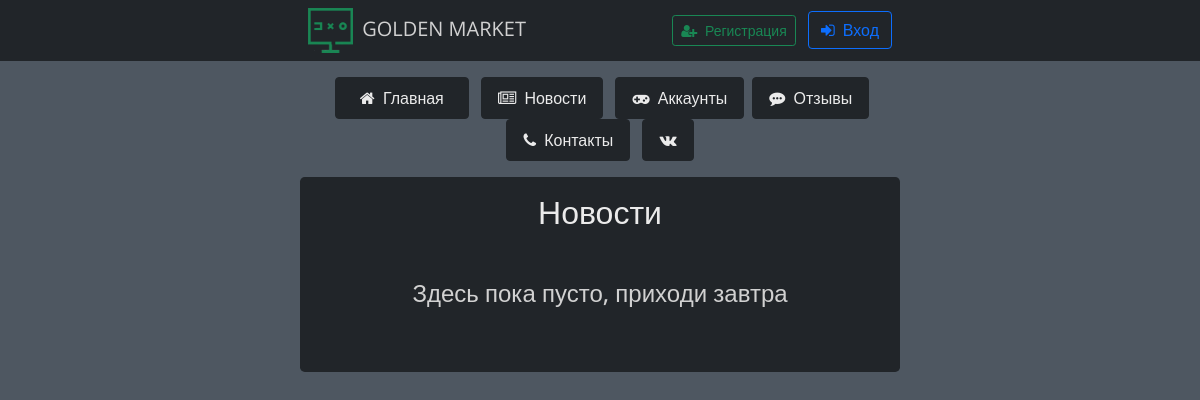
/news, run on an earlier commit of the app's database.
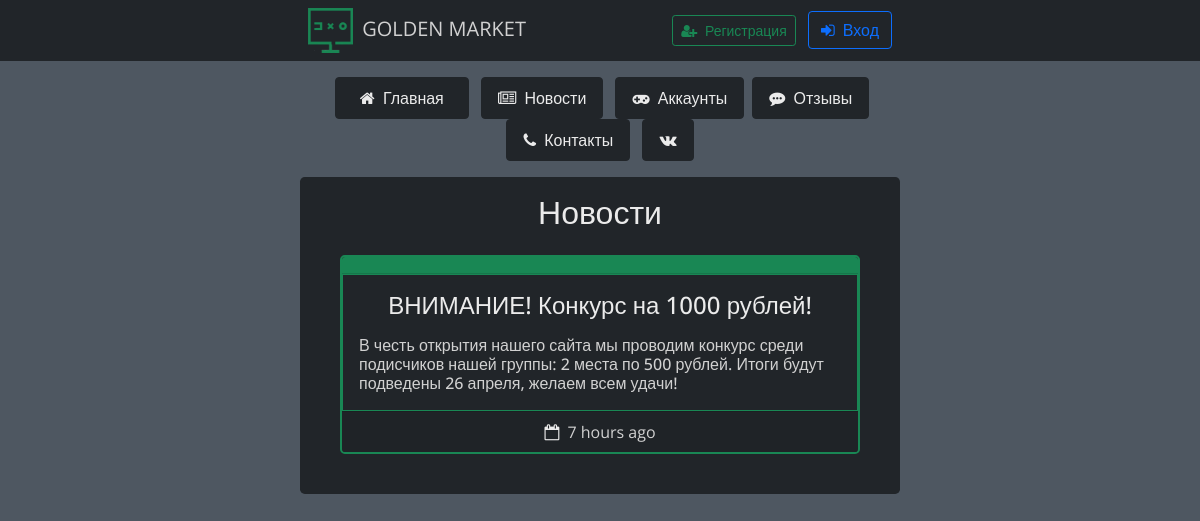
And on a later commit of the database.
### data/news.py (models this page shows)
class News(SqlAlchemyBase, UserMixin):  # таблица новостей
    __tablename__ = 'news'
    id = sqlalchemy.Column(sqlalchemy.Integer,
                           primary_key=True, autoincrement=True)
    title = sqlalchemy.Column(sqlalchemy.String, nullable=True)
    content = sqlalchemy.Column(sqlalchemy.String, nullable=True)
    created_date = sqlalchemy.Column(sqlalchemy.DateTime,
                                     default=datetime.datetime.now().date())
    user_id = sqlalchemy.Column(sqlalchemy.Integer,
                                sqlalchemy.ForeignKey("users.id"))
    user = orm.relation('User')

### main.py (the view)
@app.route('/news', methods=['GET', 'POST'])  # страница новостей
def news():
    global edit_mode
    db_sess = db_session.create_session()
    all_news = db_sess.query(News)  # получение таблицы новостей из базы данных
    arr = []  # список для новостей
    for item in all_news:
        delta = datetime.datetime.now() - item.created_date
        if delta.days != 0:
            arr.append([item.title, item.content, delta.days, 'days', item.id])
        elif int(str(delta).split()[0].split(':')[0]) != 0:
            arr.append(
                [item.title, item.content, int(str(delta).split()[0].split(':')[0]), 'hours',
                 item.id])
        elif int(str(delta).split()[0].split(':')[1]) != 0:
            arr.append([item.title, item.content,
                        int(str(delta).split()[0].split(':')[1]), 'minutes', item.id])
        else:
            arr.append([item.title, item.content,
                        '', 'a few seconds', item.id])
    if current_user.is_authenticated:
        return render_template('news.html', title='Новости', news=arr[::-1],
                               photo='/'.join(current_user.photo.split('/')[1:]),
                               edit_mode=edit_mode,
                               ADMINS=ADMINS,
                               is_photo=current_user.is_photo)
    return render_template('news.html', title='Новости', news=arr[::-1])

### data/db_session.py (called while the page is built)
def create_session() -> Session:
    global __factory
    return __factory()

### templates/news.html (shortened to what this page needs)
{% extends "base.html" %}
{% block content %}
<div class="container w-50 bg-dark rounded-3 mt-3 p-3 text-center">
    <h2 class="mb-3 simple-btn">Новости</h2>
    {% if news %}
    {% for item in news %}
    <div class="card text-center m-4 bg-dark rounded-3 border-success border-2">
        {% if edit_mode %}
        <div class="card-header bg-success p-1 d-flex justify-content-end">
            <div class="d-flex mx-auto">
                <a href="/edit_news/{{ item[4] }}" class="my-auto">
                    <button type="button" class="btn-sm btn-warning me-1">
                        <i class="fa fa-pencil fa-1x text-black" aria-hidden="true"></i>
                    </button>
                </a>
                <a href="/delete_news/{{ item[4] }}" class="my-auto">
                    <button type="button" class="btn-sm btn-danger ms-1 me-2">
                        <i class="fa fa-trash-o fa-1x simple-btn" aria-hidden="true"></i>
                    </button>
                </a>
            </div>
        </div>
        {% else %}
        <div class="card-header bg-success"></div>
        {% endif %}
        <div class="card-body border border-success">
            <h4 class="card-title mb-3 simple-btn">{{ item[0] }}</h4>
            <h6 class="card-text mx-auto text-start">{{ item[1] }}</h6>
        </div>
        <div class="card-footer">
            <i class="fa fa-calendar-o fa-1x simple-btn me-1" aria-hidden="true"></i> {{ item[2] }}
            {{ item[3] }} ago
        </div>
    </div>
    {% endfor %}
    {% else %}
    <h4 class="my-5">Здесь пока пусто, приходи завтра</h4>
    {% endif%}
</div>
{% endblock %}

### templates/base.html (shortened to what this page needs)
<!DOCTYPE html>
<html lang="en" style="">
<head>
    <link href="https://cdn.jsdelivr.net/npm/bootstrap@5.0.0-beta3/dist/css/bootstrap.min.css"
          rel="stylesheet"
>
    <link rel="stylesheet"
          href="https://maxcdn.bootstrapcdn.com/font-awesome/4.7.0/css/font-awesome.min.css">
    <link rel="stylesheet" href="{{ url_for('static', filename='css/style.css') }}"
          type="text/css">
</head>
<body class="container-fluid p-0">
<header class="container-fluid bg-dark p-0 m-0">
    <nav class="navbar navbar-white bg-dark p-0 m-0 w-50 mx-auto">
        <div class="navbar-brand text-center m-2 p-0">
            <a href="/">
                <img src="{{ url_for('static', filename='img/site-logo.png') }}"
                     class="me-1" width="45" height="45">
            </a>
            GOLDEN MARKET
        </div>
        {% if current_user.is_authenticated %}
        <div class="dropdown d-flex m-2 p-0">
            <h5 class="dropdown my-auto mx-2" id="dropdownMenuLabel"
                data-toggle="dropdown"
                aria-haspopup="true" aria-expanded="false">{{ current_user.name }}</h5>
            <button class="dropdown bg-dark border-0 p-0" type="button" id="dropdownMenuButton"
                    data-toggle="dropdown"
                    aria-haspopup="true" aria-expanded="false">
                {% if is_photo %}
                <img src="{{ url_for('static', filename=photo) }}" width="40" height="40"
                     class="rounded-circle border border-3 border-success">
                {% else %}
                <svg xmlns="http://www.w3.org/2000/svg" width="40" height="40" fill="currentColor"
                     style="">
                    <rect id="backgroundrect" width="100%" height="100%" x="0" y="0" fill="none"
                          stroke="none" class="" style=""/>
                    <g class="currentLayer" style=""><title>Layer 1</title>
                        <path d="M29.673590507069914,14.905141701277778 a9.538625579103858,9.538625579103858 0 1 1 -19.077251158207716,0 a9.538625579103858,9.538625579103858 0 0 1 19.077251158207716,0 z"
                              id="svg_1" class="" fill="#198754" fill-opacity="1"/>
                        <path fill-rule="evenodd"
                              d="M0.1423707085346423,20.03248205185983 a19.91570219863874,19.91570219863874 0 1 1 39.83140439727748,0 A19.91570219863874,19.91570219863874 0 0 1 0.1423707085346423,20.03248205185983 zm19.91570219863874,-17.4262394238089 a17.4262394238089,17.4262394238089 0 0 0 -13.612382452769586,28.305191749815314 C8.213209024532947,28.0634889634609 12.104239341592073,25.011407601519522 20.058072907173383,25.011407601519522 s11.842374419865562,3.0495918991665585 13.612382452769586,5.90002677634673 A17.4262394238089,17.4262394238089 0 0 0 20.058072907173383,2.606242628050928 z"
                              id="svg_2" class="" fill="#198754" fill-opacity="1"/>
                    </g>
                </svg>
                {% endif %}
            </button>
            <div class="dropdown-menu bg-dark border-success border-3 rounded-3"
                 aria-labelledby="dropdownMenuButton;dropdownMenuLabel">
                <a class="simple-btn dropdown-item" href="/profile">
                    <i class="fa fa-id-card-o fa-1x simple-btn me-1" aria-hidden="true"></i>
                    Профиль
                </a>
                <hr class="simple-btn dropdown-divider m-1">
                <a class="simple-btn dropdown-item" href="/logout">
                    <i class="fa fa-sign-out fa-1x simple-btn me-1" aria-hidden="true"></i> Выход
                </a>
            </div>
        </div>
        {% else %}
        <div>
            <a href="/register">
                <button type="button" class="btn btn-sm btn-outline-success">
                    <i class="fa fa-user-plus fa-1x me-1 text-success" aria-hidden="true"></i>
                    Регистрация
                </button>
            </a>
            <a href="/login">
                <button type="button" class="btn btn-outline-primary mx-2">
                    <i class="fa fa-sign-in fa-1x me-1 text-primary" aria-hidden="true"></i> Вход
                </button>
            </a>
        </div>
        {% endif %}
    </nav>
</header>
<main>
    <div class="container-fluid w-50 mt-3 p-0 text-center rounded-3">
        <a href="/" class="mx-1">
            <button class="simple-btn btn btn-dark px-4 py-2">
                <i class="fa fa-home fa-1x simple-btn me-1" aria-hidden="true"></i> Главная
            </button>
        </a>
        <a href="/news" class="mx-1">
            <button class="simple-btn btn btn-dark px-3 py-2">
                <i class="fa fa-newspaper-o fa-1x simple-btn me-1" aria-hidden="true"></i> Новости
            </button>
        </a>
        <a href="/market" class="mx-1">
            <button class="simple-btn btn btn-dark px-3 py-2">
                <i class="fa fa-gamepad fa-1x simple-btn me-1" aria-hidden="true"></i> Аккаунты
            </button>
        </a>
        <a class="mx-auto" href="/reviews">
            <button class="simple-btn btn btn-dark px-3 py-2">
                <i class="fa fa-commenting fa-1x simple-btn me-1" aria-hidden="true"></i> Отзывы
            </button>
        </a>
        <a href="/contacts" class="mx-1">
            <button class="simple-btn btn btn-dark px-3 py-2">
                <i class="fa fa-phone fa-1x simple-btn me-1" aria-hidden="true"></i> Контакты
            </button>
        </a>
        <a href="https://vk.com/public203487503" class="mx-1" target="_blank">
            <button class="btn btn-dark px-3 py-2">
                <i class="fa fa-vk w-100 simple-btn" aria-hidden="true"></i>
            </button>
        </a>
    </div>
    {% block content %}
    {% endblock %}
</main>
</body>
</html>

### templates/base.html (style rules this page uses)
* { font-family: 'Open Sans', sans-serif; color: #d1d1d1; }
body { background-color: #4e5761; }
.simple-btn { color: #ebebeb !important; }
a { text-decoration: none !important; border: none !important; }
img { max-width:100%; height: 100%; }

What changed in the data, as far as the page shows it:
added News: title "ВНИМАНИЕ! Конкурс на 1000 рублей!", content "В честь открытия нашего сайта мы проводим конкурс среди подисчиков нашей группы: 2 места по 500 рублей. Итоги будут подведены 26 апреля, желаем всем удачи!", item "7", item "hours"
Also different on the page:
text no longer shown: "Здесь пока пусто, приходи завтра"
